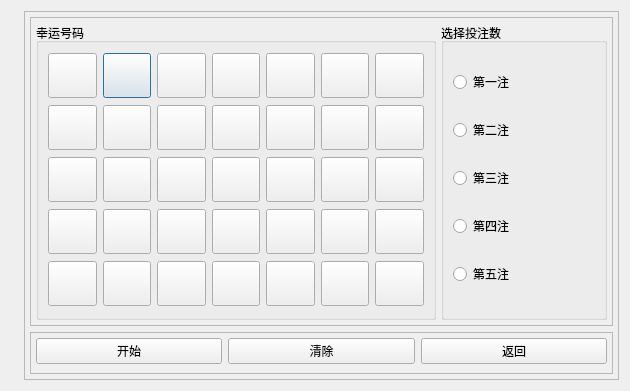
<?xml version="1.0" encoding="UTF-8"?>
<ui version="4.0">
 <class>Dialog</class>
 <widget class="QDialog" name="Dialog">
  <property name="geometry">
   <rect>
    <x>0</x>
    <y>0</y>
    <width>630</width>
    <height>391</height>
   </rect>
  </property>
  <property name="maximumSize">
   <size>
    <width>922</width>
    <height>16777215</height>
   </size>
  </property>
  <property name="windowTitle">
   <string>35选7电脑福利彩票</string>
  </property>
  <property name="modal">
   <bool>true</bool>
  </property>
  <layout class="QHBoxLayout" name="horizontalLayout" stretch="0,1">
   <item>
    <widget class="QLabel" name="label">
     <property name="text">
      <string/>
     </property>
     <property name="pixmap">
      <pixmap>resources/p1.jpg</pixmap>
     </property>
     <property name="alignment">
      <set>Qt::AlignLeading|Qt::AlignLeft|Qt::AlignTop</set>
     </property>
    </widget>
   </item>
   <item>
    <widget class="QFrame" name="frame">
     <property name="frameShape">
      <enum>QFrame::StyledPanel</enum>
     </property>
     <property name="frameShadow">
      <enum>QFrame::Raised</enum>
     </property>
     <layout class="QVBoxLayout" name="verticalLayout" stretch="1,0">
      <property name="leftMargin">
       <number>5</number>
      </property>
      <property name="topMargin">
       <number>5</number>
      </property>
      <property name="rightMargin">
       <number>5</number>
      </property>
      <property name="bottomMargin">
       <number>5</number>
      </property>
      <item>
       <widget class="QFrame" name="frame_2">
        <property name="maximumSize">
         <size>
          <width>16777215</width>
          <height>350</height>
         </size>
        </property>
        <property name="frameShape">
         <enum>QFrame::StyledPanel</enum>
        </property>
        <property name="frameShadow">
         <enum>QFrame::Raised</enum>
        </property>
        <layout class="QHBoxLayout" name="horizontalLayout_2" stretch="1,0">
         <property name="spacing">
          <number>5</number>
         </property>
         <property name="leftMargin">
          <number>5</number>
         </property>
         <property name="topMargin">
          <number>5</number>
         </property>
         <property name="rightMargin">
          <number>5</number>
         </property>
         <property name="bottomMargin">
          <number>5</number>
         </property>
         <item>
          <widget class="QGroupBox" name="grpNumbers">
           <property name="maximumSize">
            <size>
             <width>400</width>
             <height>400</height>
            </size>
           </property>
           <property name="title">
            <string>幸运号码</string>
           </property>
           <layout class="QGridLayout" name="grpNumbersLayout">
            <item row="0" column="1">
             <widget class="QPushButton" name="pushButton_6">
              <property name="minimumSize">
               <size>
                <width>45</width>
                <height>45</height>
               </size>
              </property>
              <property name="text">
               <string/>
              </property>
              <property name="default">
               <bool>false</bool>
              </property>
              <property name="flat">
               <bool>false</bool>
              </property>
             </widget>
            </item>
            <item row="1" column="2">
             <widget class="QPushButton" name="pushButton_15">
              <property name="minimumSize">
               <size>
                <width>45</width>
                <height>45</height>
               </size>
              </property>
              <property name="text">
               <string/>
              </property>
              <property name="default">
               <bool>false</bool>
              </property>
              <property name="flat">
               <bool>false</bool>
              </property>
             </widget>
            </item>
            <item row="1" column="1">
             <widget class="QPushButton" name="pushButton_16">
              <property name="minimumSize">
               <size>
                <width>45</width>
                <height>45</height>
               </size>
              </property>
              <property name="text">
               <string/>
              </property>
              <property name="default">
               <bool>false</bool>
              </property>
              <property name="flat">
               <bool>false</bool>
              </property>
             </widget>
            </item>
            <item row="1" column="3">
             <widget class="QPushButton" name="pushButton_14">
              <property name="minimumSize">
               <size>
                <width>45</width>
                <height>45</height>
               </size>
              </property>
              <property name="text">
               <string/>
              </property>
              <property name="default">
               <bool>false</bool>
              </property>
              <property name="flat">
               <bool>false</bool>
              </property>
             </widget>
            </item>
            <item row="1" column="0">
             <widget class="QPushButton" name="pushButton_17">
              <property name="minimumSize">
               <size>
                <width>45</width>
                <height>45</height>
               </size>
              </property>
              <property name="text">
               <string/>
              </property>
              <property name="default">
               <bool>false</bool>
              </property>
              <property name="flat">
               <bool>false</bool>
              </property>
             </widget>
            </item>
            <item row="2" column="0">
             <widget class="QPushButton" name="pushButton_18">
              <property name="minimumSize">
               <size>
                <width>45</width>
                <height>45</height>
               </size>
              </property>
              <property name="text">
               <string/>
              </property>
              <property name="default">
               <bool>false</bool>
              </property>
              <property name="flat">
               <bool>false</bool>
              </property>
             </widget>
            </item>
            <item row="2" column="1">
             <widget class="QPushButton" name="pushButton_19">
              <property name="minimumSize">
               <size>
                <width>45</width>
                <height>45</height>
               </size>
              </property>
              <property name="text">
               <string/>
              </property>
              <property name="default">
               <bool>false</bool>
              </property>
              <property name="flat">
               <bool>false</bool>
              </property>
             </widget>
            </item>
            <item row="2" column="4">
             <widget class="QPushButton" name="pushButton_22">
              <property name="minimumSize">
               <size>
                <width>45</width>
                <height>45</height>
               </size>
              </property>
              <property name="text">
               <string/>
              </property>
              <property name="default">
               <bool>false</bool>
              </property>
              <property name="flat">
               <bool>false</bool>
              </property>
             </widget>
            </item>
            <item row="0" column="0">
             <widget class="QPushButton" name="pushButton_7">
              <property name="minimumSize">
               <size>
                <width>45</width>
                <height>45</height>
               </size>
              </property>
              <property name="text">
               <string/>
              </property>
              <property name="default">
               <bool>false</bool>
              </property>
              <property name="flat">
               <bool>false</bool>
              </property>
             </widget>
            </item>
            <item row="4" column="5">
             <widget class="QPushButton" name="pushButton_25">
              <property name="minimumSize">
               <size>
                <width>45</width>
                <height>45</height>
               </size>
              </property>
              <property name="text">
               <string/>
              </property>
              <property name="default">
               <bool>false</bool>
              </property>
              <property name="flat">
               <bool>false</bool>
              </property>
             </widget>
            </item>
            <item row="0" column="5">
             <widget class="QPushButton" name="pushButton_2">
              <property name="minimumSize">
               <size>
                <width>45</width>
                <height>45</height>
               </size>
              </property>
              <property name="text">
               <string/>
              </property>
              <property name="default">
               <bool>false</bool>
              </property>
              <property name="flat">
               <bool>false</bool>
              </property>
             </widget>
            </item>
            <item row="2" column="3">
             <widget class="QPushButton" name="pushButton_21">
              <property name="minimumSize">
               <size>
                <width>45</width>
                <height>45</height>
               </size>
              </property>
              <property name="text">
               <string/>
              </property>
              <property name="default">
               <bool>false</bool>
              </property>
              <property name="flat">
               <bool>false</bool>
              </property>
             </widget>
            </item>
            <item row="0" column="3">
             <widget class="QPushButton" name="pushButton_4">
              <property name="minimumSize">
               <size>
                <width>45</width>
                <height>45</height>
               </size>
              </property>
              <property name="text">
               <string/>
              </property>
              <property name="default">
               <bool>false</bool>
              </property>
              <property name="flat">
               <bool>false</bool>
              </property>
             </widget>
            </item>
            <item row="1" column="5">
             <widget class="QPushButton" name="pushButton_12">
              <property name="minimumSize">
               <size>
                <width>45</width>
                <height>45</height>
               </size>
              </property>
              <property name="text">
               <string/>
              </property>
              <property name="default">
               <bool>false</bool>
              </property>
              <property name="flat">
               <bool>false</bool>
              </property>
             </widget>
            </item>
            <item row="1" column="4">
             <widget class="QPushButton" name="pushButton_13">
              <property name="minimumSize">
               <size>
                <width>45</width>
                <height>45</height>
               </size>
              </property>
              <property name="text">
               <string/>
              </property>
              <property name="default">
               <bool>false</bool>
              </property>
              <property name="flat">
               <bool>false</bool>
              </property>
             </widget>
            </item>
            <item row="4" column="4">
             <widget class="QPushButton" name="pushButton_26">
              <property name="minimumSize">
               <size>
                <width>45</width>
                <height>45</height>
               </size>
              </property>
              <property name="text">
               <string/>
              </property>
              <property name="default">
               <bool>false</bool>
              </property>
              <property name="flat">
               <bool>false</bool>
              </property>
             </widget>
            </item>
            <item row="3" column="5">
             <widget class="QPushButton" name="pushButton_24">
              <property name="minimumSize">
               <size>
                <width>45</width>
                <height>45</height>
               </size>
              </property>
              <property name="text">
               <string/>
              </property>
              <property name="default">
               <bool>false</bool>
              </property>
              <property name="flat">
               <bool>false</bool>
              </property>
             </widget>
            </item>
            <item row="3" column="4">
             <widget class="QPushButton" name="pushButton_27">
              <property name="minimumSize">
               <size>
                <width>45</width>
                <height>45</height>
               </size>
              </property>
              <property name="text">
               <string/>
              </property>
              <property name="default">
               <bool>false</bool>
              </property>
              <property name="flat">
               <bool>false</bool>
              </property>
             </widget>
            </item>
            <item row="3" column="3">
             <widget class="QPushButton" name="pushButton_28">
              <property name="minimumSize">
               <size>
                <width>45</width>
                <height>45</height>
               </size>
              </property>
              <property name="text">
               <string/>
              </property>
              <property name="default">
               <bool>false</bool>
              </property>
              <property name="flat">
               <bool>false</bool>
              </property>
             </widget>
            </item>
            <item row="4" column="3">
             <widget class="QPushButton" name="pushButton_29">
              <property name="minimumSize">
               <size>
                <width>45</width>
                <height>45</height>
               </size>
              </property>
              <property name="text">
               <string/>
              </property>
              <property name="default">
               <bool>false</bool>
              </property>
              <property name="flat">
               <bool>false</bool>
              </property>
             </widget>
            </item>
            <item row="2" column="2">
             <widget class="QPushButton" name="pushButton_20">
              <property name="minimumSize">
               <size>
                <width>45</width>
                <height>45</height>
               </size>
              </property>
              <property name="text">
               <string/>
              </property>
              <property name="default">
               <bool>false</bool>
              </property>
              <property name="flat">
               <bool>false</bool>
              </property>
             </widget>
            </item>
            <item row="2" column="5">
             <widget class="QPushButton" name="pushButton_23">
              <property name="minimumSize">
               <size>
                <width>45</width>
                <height>45</height>
               </size>
              </property>
              <property name="text">
               <string/>
              </property>
              <property name="default">
               <bool>false</bool>
              </property>
              <property name="flat">
               <bool>false</bool>
              </property>
             </widget>
            </item>
            <item row="0" column="4">
             <widget class="QPushButton" name="pushButton_3">
              <property name="minimumSize">
               <size>
                <width>45</width>
                <height>45</height>
               </size>
              </property>
              <property name="text">
               <string/>
              </property>
              <property name="default">
               <bool>false</bool>
              </property>
              <property name="flat">
               <bool>false</bool>
              </property>
             </widget>
            </item>
            <item row="0" column="2">
             <widget class="QPushButton" name="pushButton_5">
              <property name="minimumSize">
               <size>
                <width>45</width>
                <height>45</height>
               </size>
              </property>
              <property name="text">
               <string/>
              </property>
              <property name="default">
               <bool>false</bool>
              </property>
              <property name="flat">
               <bool>false</bool>
              </property>
             </widget>
            </item>
            <item row="3" column="0">
             <widget class="QPushButton" name="pushButton_35">
              <property name="minimumSize">
               <size>
                <width>45</width>
                <height>45</height>
               </size>
              </property>
              <property name="text">
               <string/>
              </property>
              <property name="default">
               <bool>false</bool>
              </property>
              <property name="flat">
               <bool>false</bool>
              </property>
             </widget>
            </item>
            <item row="3" column="2">
             <widget class="QPushButton" name="pushButton_31">
              <property name="minimumSize">
               <size>
                <width>45</width>
                <height>45</height>
               </size>
              </property>
              <property name="text">
               <string/>
              </property>
              <property name="default">
               <bool>false</bool>
              </property>
              <property name="flat">
               <bool>false</bool>
              </property>
             </widget>
            </item>
            <item row="4" column="2">
             <widget class="QPushButton" name="pushButton_30">
              <property name="minimumSize">
               <size>
                <width>45</width>
                <height>45</height>
               </size>
              </property>
              <property name="text">
               <string/>
              </property>
              <property name="default">
               <bool>false</bool>
              </property>
              <property name="flat">
               <bool>false</bool>
              </property>
             </widget>
            </item>
            <item row="3" column="1">
             <widget class="QPushButton" name="pushButton_32">
              <property name="minimumSize">
               <size>
                <width>45</width>
                <height>45</height>
               </size>
              </property>
              <property name="text">
               <string/>
              </property>
              <property name="default">
               <bool>false</bool>
              </property>
              <property name="flat">
               <bool>false</bool>
              </property>
             </widget>
            </item>
            <item row="4" column="0">
             <widget class="QPushButton" name="pushButton_34">
              <property name="minimumSize">
               <size>
                <width>45</width>
                <height>45</height>
               </size>
              </property>
              <property name="text">
               <string/>
              </property>
              <property name="default">
               <bool>false</bool>
              </property>
              <property name="flat">
               <bool>false</bool>
              </property>
             </widget>
            </item>
            <item row="4" column="1">
             <widget class="QPushButton" name="pushButton_33">
              <property name="minimumSize">
               <size>
                <width>45</width>
                <height>45</height>
               </size>
              </property>
              <property name="text">
               <string/>
              </property>
              <property name="default">
               <bool>false</bool>
              </property>
              <property name="flat">
               <bool>false</bool>
              </property>
             </widget>
            </item>
            <item row="4" column="6">
             <widget class="QPushButton" name="pushButton_11">
              <property name="minimumSize">
               <size>
                <width>45</width>
                <height>45</height>
               </size>
              </property>
              <property name="text">
               <string/>
              </property>
              <property name="default">
               <bool>false</bool>
              </property>
              <property name="flat">
               <bool>false</bool>
              </property>
             </widget>
            </item>
            <item row="3" column="6">
             <widget class="QPushButton" name="pushButton_10">
              <property name="minimumSize">
               <size>
                <width>45</width>
                <height>45</height>
               </size>
              </property>
              <property name="text">
               <string/>
              </property>
              <property name="default">
               <bool>false</bool>
              </property>
              <property name="flat">
               <bool>false</bool>
              </property>
             </widget>
            </item>
            <item row="2" column="6">
             <widget class="QPushButton" name="pushButton_9">
              <property name="minimumSize">
               <size>
                <width>45</width>
                <height>45</height>
               </size>
              </property>
              <property name="text">
               <string/>
              </property>
              <property name="default">
               <bool>false</bool>
              </property>
              <property name="flat">
               <bool>false</bool>
              </property>
             </widget>
            </item>
            <item row="1" column="6">
             <widget class="QPushButton" name="pushButton_8">
              <property name="minimumSize">
               <size>
                <width>45</width>
                <height>45</height>
               </size>
              </property>
              <property name="text">
               <string/>
              </property>
              <property name="default">
               <bool>false</bool>
              </property>
              <property name="flat">
               <bool>false</bool>
              </property>
             </widget>
            </item>
            <item row="0" column="6">
             <widget class="QPushButton" name="pushButton">
              <property name="minimumSize">
               <size>
                <width>45</width>
                <height>45</height>
               </size>
              </property>
              <property name="text">
               <string/>
              </property>
              <property name="default">
               <bool>false</bool>
              </property>
              <property name="flat">
               <bool>false</bool>
              </property>
             </widget>
            </item>
           </layout>
          </widget>
         </item>
         <item>
          <widget class="QGroupBox" name="grpBets">
           <property name="maximumSize">
            <size>
             <width>16777215</width>
             <height>400</height>
            </size>
           </property>
           <property name="title">
            <string>选择投注数</string>
           </property>
           <layout class="QVBoxLayout" name="grpBetsLayout">
            <item>
             <widget class="QRadioButton" name="rdBets_1">
              <property name="text">
               <string>第一注</string>
              </property>
             </widget>
            </item>
            <item>
             <widget class="QRadioButton" name="rdBets_2">
              <property name="text">
               <string>第二注</string>
              </property>
             </widget>
            </item>
            <item>
             <widget class="QRadioButton" name="rdBets_3">
              <property name="text">
               <string>第三注</string>
              </property>
             </widget>
            </item>
            <item>
             <widget class="QRadioButton" name="rdBets_4">
              <property name="text">
               <string>第四注</string>
              </property>
             </widget>
            </item>
            <item>
             <widget class="QRadioButton" name="rdBets_5">
              <property name="text">
               <string>第五注</string>
              </property>
             </widget>
            </item>
           </layout>
          </widget>
         </item>
        </layout>
       </widget>
      </item>
      <item>
       <widget class="QFrame" name="frame_3">
        <property name="frameShape">
         <enum>QFrame::StyledPanel</enum>
        </property>
        <property name="frameShadow">
         <enum>QFrame::Raised</enum>
        </property>
        <layout class="QHBoxLayout" name="horizontalLayout_3">
         <property name="leftMargin">
          <number>5</number>
         </property>
         <property name="topMargin">
          <number>5</number>
         </property>
         <property name="rightMargin">
          <number>5</number>
         </property>
         <item>
          <widget class="QPushButton" name="btnStart">
           <property name="text">
            <string>开始</string>
           </property>
          </widget>
         </item>
         <item>
          <widget class="QPushButton" name="btnClear">
           <property name="text">
            <string>清除</string>
           </property>
          </widget>
         </item>
         <item>
          <widget class="QPushButton" name="btnReturn">
           <property name="text">
            <string>返回</string>
           </property>
          </widget>
         </item>
        </layout>
       </widget>
      </item>
     </layout>
    </widget>
   </item>
  </layout>
 </widget>
 <resources/>
 <connections>
  <connection>
   <sender>btnReturn</sender>
   <signal>clicked()</signal>
   <receiver>Dialog</receiver>
   <slot>close()</slot>
   <hints>
    <hint type="sourcelabel">
     <x>534</x>
     <y>405</y>
    </hint>
    <hint type="destinationlabel">
     <x>314</x>
     <y>227</y>
    </hint>
   </hints>
  </connection>
 </connections>
</ui>
